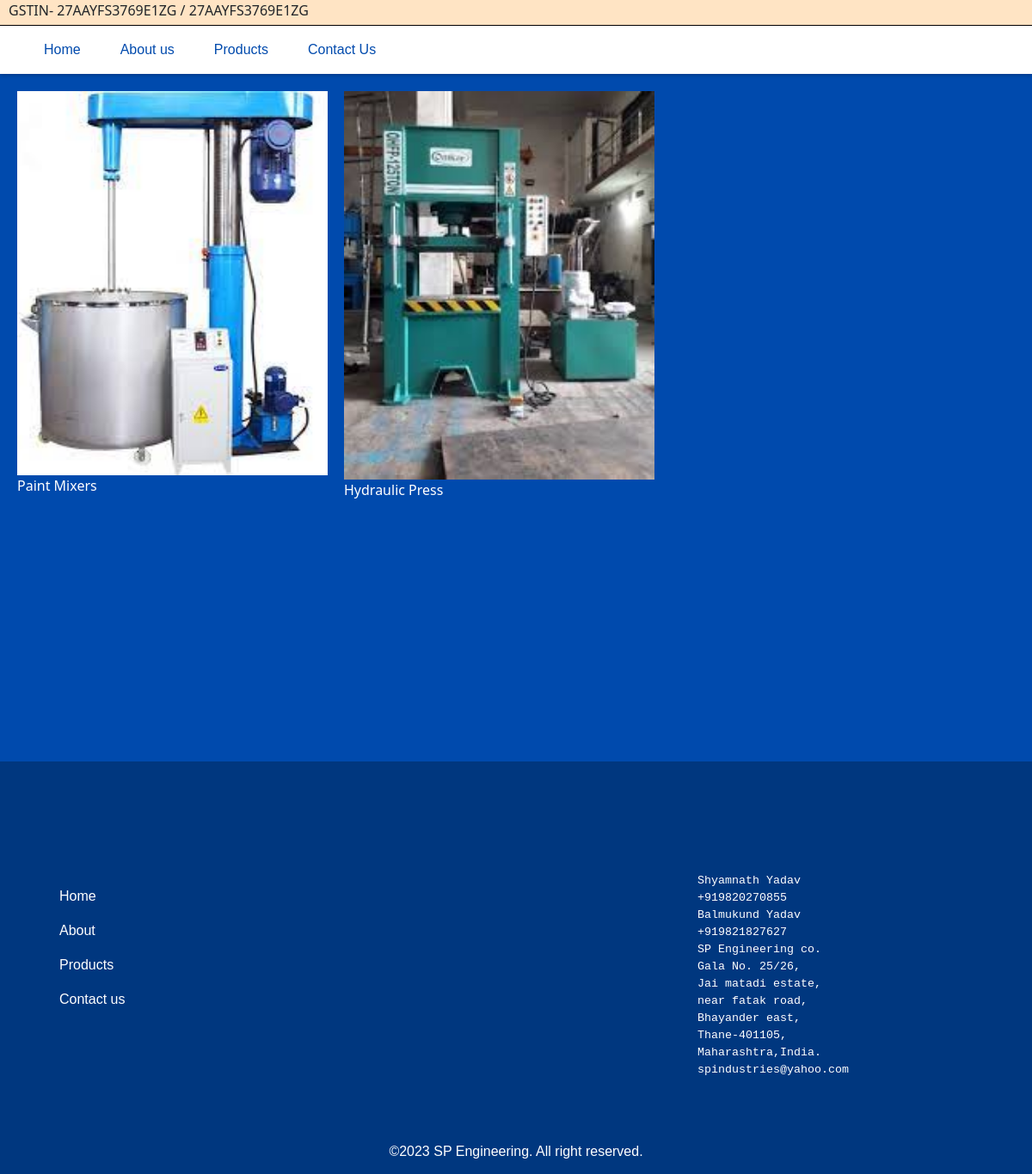
Page /products on the committed database.
### SP/models.py (models this page shows, shortened)
class Machine_category(models.Model):
    Category_name=models.CharField(max_length=100)
    Category_img=models.ImageField(default=None)

### SP/views.py (the view)
# urls.py: path('products',views.products,name="views"),
def products(request):
    categorys=Machine_category.objects.all
    context={"categorys":categorys}
    return render(request,'products.html',context)

### templates/products.html (shortened to what this page needs)
{% extends "base.html" %}
{% block body %}
    <div class="productsbody">
        {% for category in categorys %}
        <div class="categorybox">
            <img class="imgdiv" src="/media/{{category.Category_img}}" alt="">
            <div class="detailsdiv">
                <div class="ddn">
                    {{category.Category_name}}
                </div>
            </div>
        </div>
        {% endfor %}
    </div>
{% endblock body %}

### templates/products.html (style rules this page uses)
.productsbody { display: grid; grid-template-columns: repeat(auto-fit, minmax(200px, 1fr)); padding: 20px; max-width: 800px; }
.categorybox { width: 95%; height:200px background-color: rgba(0, 0, 0, 0.534); overflow: hidden; margin-bottom: 20px; }
.imgdiv { width: 100%; }
.detailsdiv { width: 100%; color: white; }

### templates/base.html (style rules this page uses)
html,body { height: 100%; width: 100%; }

### rows in the picture
Machine_category: Category_img (picture), Category_name "Paint Mixers"
Machine_category: Category_img (picture), Category_name "Hydraulic Press"
